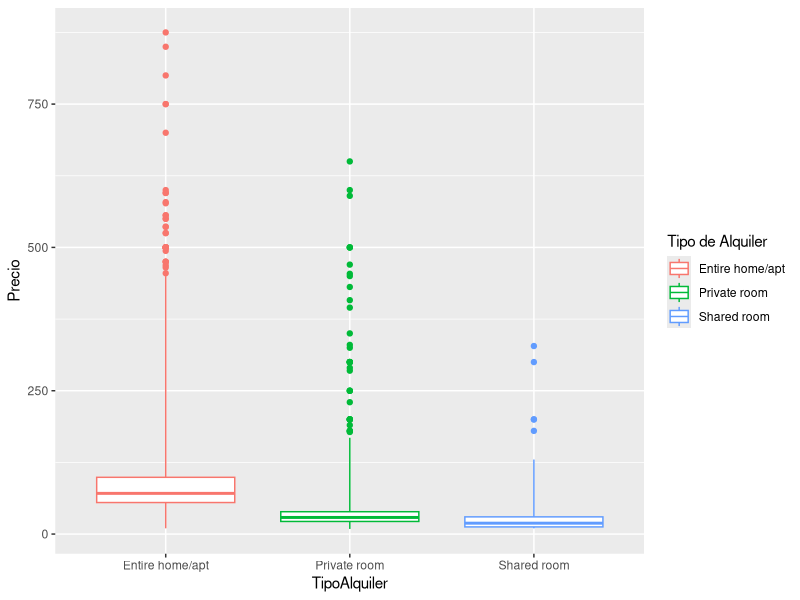
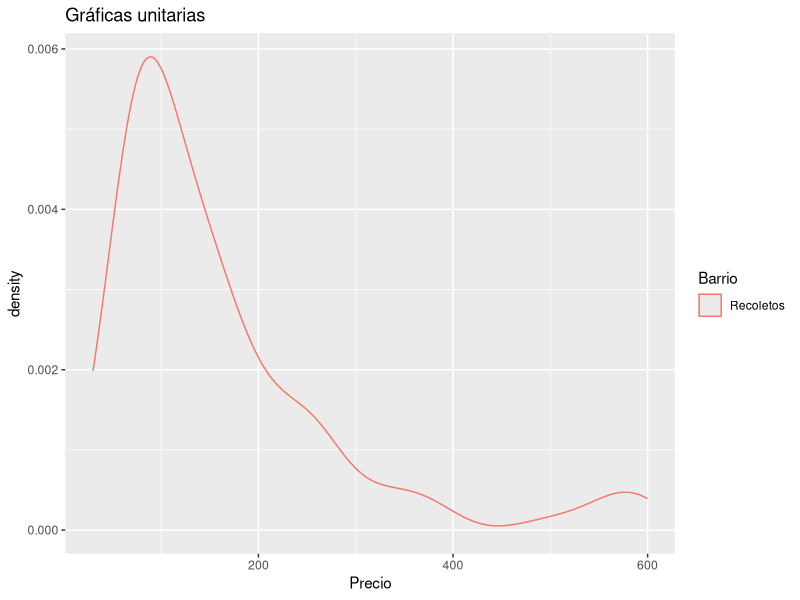
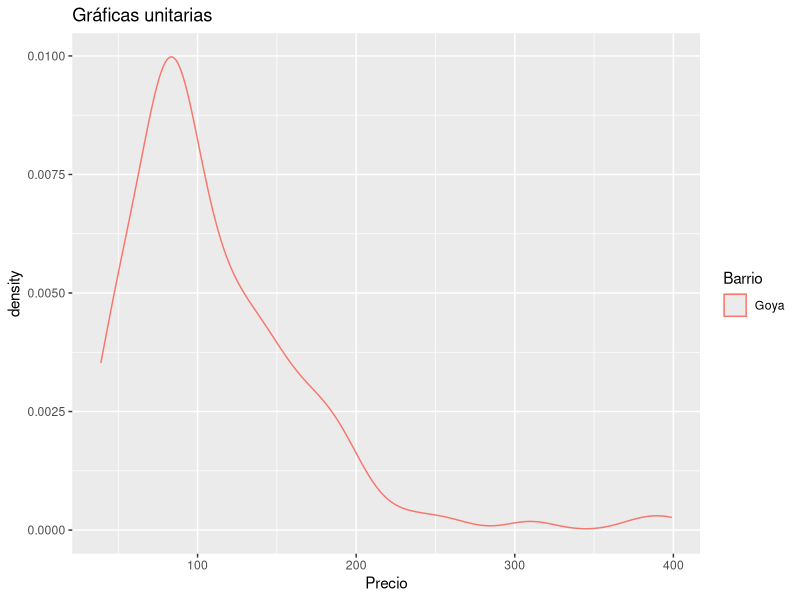
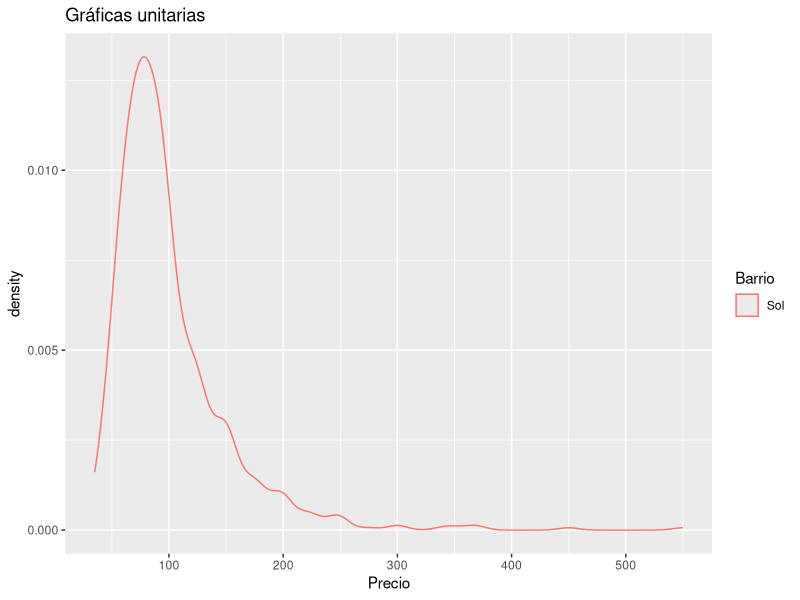
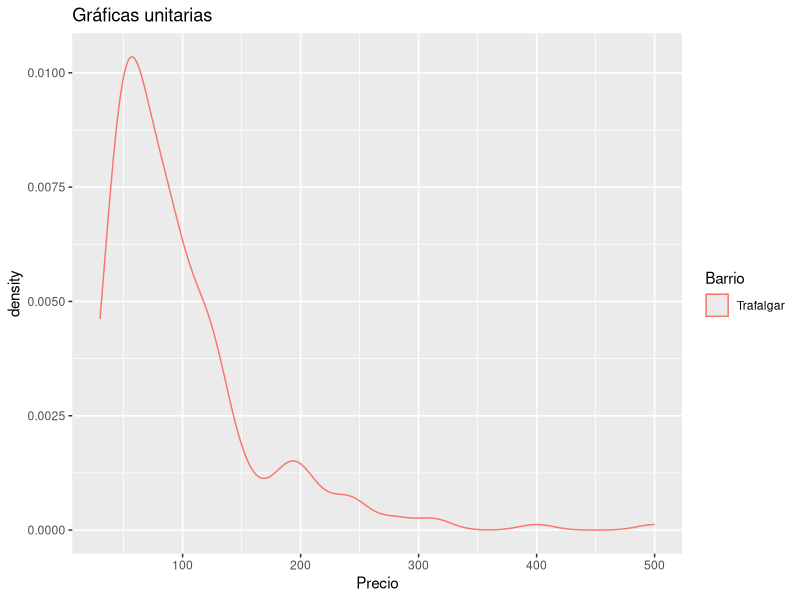
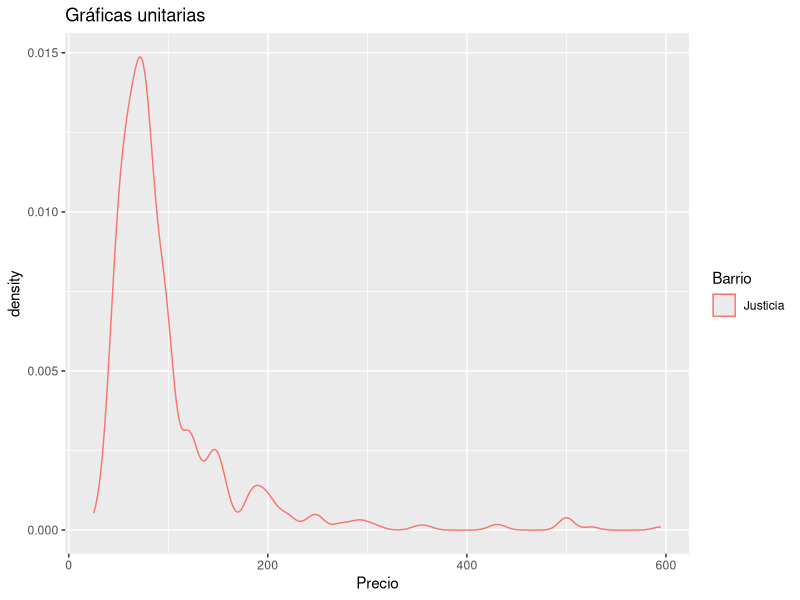
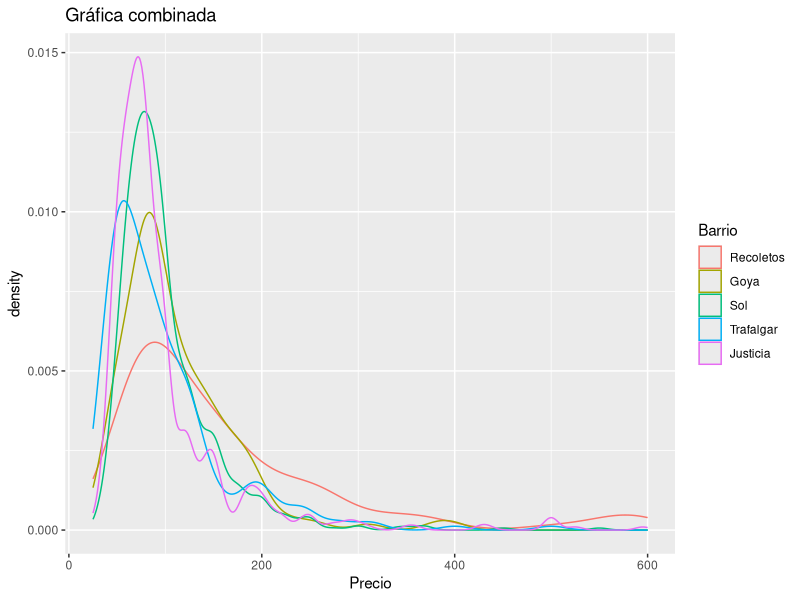
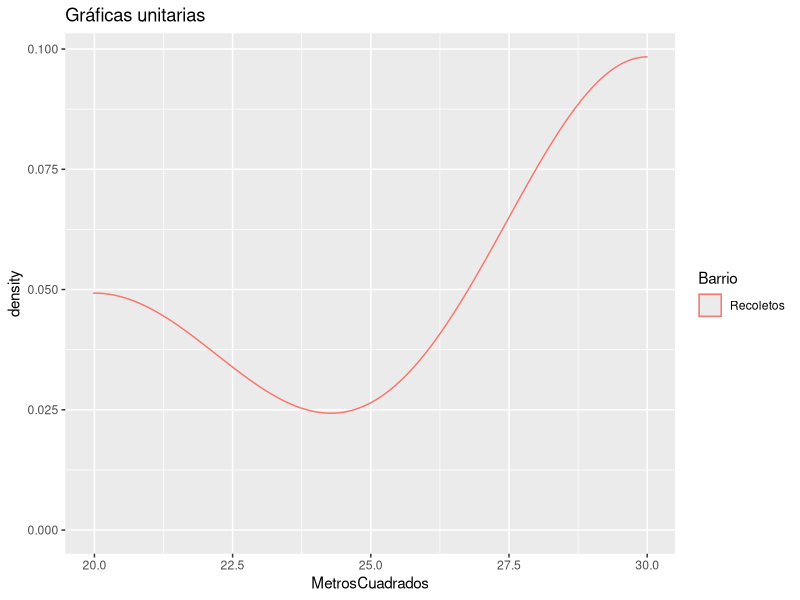

These figures' R source, in order:
## ---- chunk 1
library(ggplot2)
library(dplyr)
## ---- chunk 2
airbnb <- read.csv('airbnb.csv',sep = ',', stringsAsFactors = T)
## ---- chunk 3
head(airbnb,6)
## ---- chunk 4
str(airbnb)
## ---- chunk 5
newnames <- c("CodigoPostal","Barrio","TipoPropiedad","TipoAlquiler","MaxOcupantes","NumBanyos",
"NumDormitorios","NumCamas","TipoCama","Comodidades","PiesCuadrados","Precio","Puntuacion")
## ---- chunk 6
names(airbnb) <- newnames
head(airbnb, 6)
## ---- chunk 7
str(airbnb)
## ---- chunk 8
airbnb$MetrosCuadrados <- airbnb$PiesCuadrados*0.092903
head(airbnb[c("MetrosCuadrados", "PiesCuadrados")], 10)
## ---- chunk 9
airbnb$CodigoPostal
## ---- chunk 10
unique(airbnb$CodigoPostal[nchar(as.character(airbnb$CodigoPostal)) <5])
unique(airbnb$CodigoPostal[nchar(as.character(airbnb$CodigoPostal)) >5])
## ---- chunk 11
airbnb$CodigoPostal[airbnb$CodigoPostal == "2815"] <- "28015"
airbnb$CodigoPostal[airbnb$CodigoPostal == "2805"] <- "28005"
airbnb$CodigoPostal[airbnb$CodigoPostal == "2015"] <- "28015"
airbnb$CodigoPostal[airbnb$CodigoPostal == "2804"] <- "28004"
airbnb$CodigoPostal[airbnb$CodigoPostal == "280013"] <- "28013"
## ---- chunk 12
airbnb$CodigoPostal[airbnb$CodigoPostal %in% c("", "-", "28")] <- NA
## ---- chunk 13
airbnb$CodigoPostal <- gsub("\n.*", "", airbnb$CodigoPostal)
## ---- chunk 14
airbnb$CodigoPostal <- gsub("Madrid ", "", airbnb$CodigoPostal)
## ---- chunk 15
unique(airbnb$CodigoPostal[nchar(as.character(airbnb$CodigoPostal)) <5])
unique(airbnb$CodigoPostal[nchar(as.character(airbnb$CodigoPostal)) >5])
## ---- chunk 16
no_madrid <- unique(airbnb$CodigoPostal[!is.na(airbnb$CodigoPostal) & !grepl("28.*", airbnb$CodigoPostal)])
no_madrid
## ---- chunk 17
airbnb$CodigoPostal[airbnb$CodigoPostal %in% no_madrid] <- NA
unique(airbnb$CodigoPostal[!is.na(airbnb$CodigoPostal) & !grepl("28.*", airbnb$CodigoPostal)])
## ---- chunk 18
print(unique(airbnb$CodigoPostal))
## ---- chunk 19
max_code <- airbnb$CodigoPostal[max(table(airbnb$CodigoPostal))]
max_count <- max(table(airbnb$CodigoPostal))
min_code <- airbnb$CodigoPostal[min(table(airbnb$CodigoPostal))]
min_count <- min(table(airbnb$CodigoPostal))
paste("El CP con más ocurrencias es el",max_code,", con", max_count, "ofertas.")
paste("El CP con menos ocurrencias es",min_code,"con",min_count,"ofertas")
## ---- chunk 20
barrios_28012 <- (unique(airbnb[airbnb$CodigoPostal == "28012", "Barrio"]))
for (i in barrios_28012) {
  print(i)
}
## ---- chunk 21
# La librería forcats es muy útil para trabajar con factores.
library(forcats)
# fct_count() cuenta los valores que hay en cada level
conteo1 <- fct_count(airbnb$Barrio[airbnb$Barrio %in% barrios_28012])
# Le podemos poder nombres a las columnas que crea
names(conteo1) <- c("Barrio", "Entradas")
conteo1[conteo1$Entradas != 0,]
## ---- chunk 22
# Contamos la longitud de los levels de la columna Barrio
paste("Hay", length(levels(airbnb$Barrio)), "barrios en el dataset")
## ---- chunk 23
# Enumeramos los levels
cat("\nLos barrios que hay son:\n\n")
levels(airbnb$Barrio)
## ---- chunk 24
cat("Los 5 barrios con más entradas en el listado son:\n")
head(sort(table(airbnb$Barrio), decreasing=T), 5)
## ---- chunk 25
# Usaremos aquí los dos métodos de acceso a los levels de un factor para comparar su uso y para contabilizar las categorías de la variable discreta.
paste("Hay",length(fct_count(airbnb$TipoAlquiler)$n), "tipos de alquileres distintos")
paste("Hay",length(levels(airbnb$TipoAlquiler)), "tipos de alquileres distintos")
## ---- chunk 26
# Se puede apreciar que sólo para contar es más cómodo usar el acceso directo con levels(), pero forcats es más visual para acceder a la relación entre level y valor, ya que los presenta co o un dataframe.
## ---- chunk 27
cat("Los tres tipos de alquileres son:\n")
# Usaré un bucle for para imprimir cada valor en una línea distinta.
for (i in fct_count(airbnb$TipoAlquiler)$f) {
  cat("·",i,"\n")
}
## ---- chunk 28
cat("El conteo de cada tipo de alquiler es:\n")
table(airbnb$TipoAlquiler)
## ---- chunk 29
# Hacemos el boxplot
ggplot(airbnb, aes(x=TipoAlquiler, y=Precio, color=TipoAlquiler)) + geom_boxplot(coef = 8) + scale_colour_discrete("Tipo de Alquiler")
## ---- chunk 30
# Esta vez probaré a usar dplyr
airbnb |> group_by(TipoAlquiler) |> summarize(mean(Precio, na.rm =T))
## ---- chunk 31
# Vistas las medias de cada grupo, realizaré un test Kruskal, ya que se ve claramente en el boxplot que las distribuciones no son Gaussianeas, por lo que no podemos usar un ANOVA.
kruskal.test(Precio ~ TipoAlquiler, data=airbnb)
# Para comprobar las diferencias por pares, tenemos el test pairwise de Wilcox
pairwise.wilcox.test(airbnb$Precio, airbnb$TipoAlquiler)
## ---- chunk 32
airbnb[airbnb$TipoAlquiler == "Entire home/apt",] -> airbnb_entire
airbnb_entire
## ---- chunk 33
head(fct_count(airbnb_entire$Barrio, sort=TRUE), 5) -> mayor_oferta_entire
names(mayor_oferta_entire) <- c("Barrio", "Cantidad")
mayor_oferta_entire
## ---- chunk 34
por_precios <- aggregate(Precio ~ Barrio, airbnb_entire, mean, na.rm=T)
droplevels(head(por_precios[order(por_precios$Precio, decreasing=T), ], 5)) -> caros
caros
## ---- chunk 35
# Guardamos el conteo de cuántos apartamentos enteros hay por barrio....
count(airbnb_entire, Barrio, name="Ofertas") -> conteo_entire
# ... y luego un left join con los 5 más caros para que se quede sólo con el conteo de esos 5.
left_join(caros, conteo_entire, by="Barrio", keep=F)
## ---- chunk 36
# Creamos otro ranking de precios medios caros sin reducir a 5
por_precios[order(por_precios$Precio, decreasing=T),] -> caros2
# Ahora hago un dataframe filtrado por entradas mayores de 100
fct_count(airbnb_entire$Barrio, sort=TRUE) |> filter(n > 100) -> mas_de_100_entire
names(mas_de_100_entire) <- c("Barrio", "Conteo")
# Ahora un right join de ambos dataframes
head(right_join(caros2, mas_de_100_entire, by="Barrio", keep=F), 5) -> top_caros_mas_de_100
top_caros_mas_de_100
## ---- chunk 37
# Nota: No tengo claro si quiere 5 gráficas en el mismo canvas o en 5 canvas diferentes, así que pongo las dos opciones :D

# Primero extraigo los nombres de los barrios a dibujar
droplevels(top_caros_mas_de_100$Barrio) -> a_dibujar

# -------Para 5 lienzos distintos: ----------
# Este loop recoge temporalmente los precios de cada barrio en la lista de los 5 nombres:
for (Barrio in a_dibujar){
  temp <- airbnb_entire[airbnb_entire$Barrio == Barrio,]
  # y pinta cada vez el ggplot completo desde cero con los datos del barrio del nombre que corresponda al loop:
  print(ggplot() + geom_density(data=temp, aes(x=Precio, colour=Barrio)) + labs(title = "Gráficas unitarias"))
}

# -------Para las 5 en la misma gráfica: ----------
# Inicializo grid del ggplot y lo guardo en una variable para poderle añadir secuencialmente cada curva.
g <- ggplot() + labs(title = "Gráfica combinada")
# Este loop recoge temporalmente los precios de cada barrio en la lista de los 5 nombres:
for (Barrio in a_dibujar){
  temp <- airbnb_entire[airbnb_entire$Barrio == Barrio,]
  # Sobreescribo la variable del grid del ggplot con el nuevo gráfico
  g <- g + geom_density(data=temp, aes(x=Precio, colour=Barrio))
}
print(g)
## ---- chunk 38
por_metros <- aggregate(MetrosCuadrados ~ Barrio, airbnb_entire, mean, na.rm=T)
por_metros[order(por_metros$MetrosCuadrados, decreasing=T), ] -> grandes
left_join(top_caros_mas_de_100, por_metros, by="Barrio", keep=F) -> top_caros_mas_de_100_completo
top_caros_mas_de_100_completo
## ---- chunk 39
# Seguiré el mismo método de dibujo que en las ateriores gráficas:
# -------Para 5 lienzos distintos: ----------
for (Barrio in a_dibujar){
  temp <- airbnb_entire[airbnb_entire$Barrio == Barrio,]
  print(ggplot() + geom_density(data=temp, aes(x=MetrosCuadrados, colour=Barrio), na.rm=T) + labs(title = "Gráficas unitarias"))
}

# -------Para las 5 en la misma gráfica: ----------
g <- ggplot() + labs(title = "Gráfica combinada")
for (Barrio in a_dibujar){
  temp <- airbnb_entire[airbnb_entire$Barrio == Barrio,]
  g <- g + geom_density(data=temp, aes(x=MetrosCuadrados, colour=Barrio), na.rm=T)
}
print(g)
## ---- chunk 40
# Para realizar el test de kruskal ahora tenemos que recoger los datos adecuados del dataset.
# Necesitamos recoger los datos completos de los 5 barrios con más de 100 entradas respecto a sus metros cuadrados.
los_5 <- airbnb_entire[airbnb_entire$Barrio %in% a_dibujar,]
kruskal.test(MetrosCuadrados ~ Barrio, los_5)
## ---- chunk 41
barrio_sol<-subset(airbnb_entire,Barrio=="Sol")
cor(barrio_sol[,c("Precio", "NumBanyos", "NumDormitorios", "MaxOcupantes", "MetrosCuadrados")], use="complete.obs") -> cor_matrix_antes
cor_matrix_antes
## ---- chunk 42
# Realizaremos un test de correlación para averiguar este hecho:
cor.test(barrio_sol$NumDormitorios, barrio_sol$MetrosCuadrados)
## ---- chunk 43
ggplot() + geom_bar(data=barrio_sol, aes(x=NumDormitorios), color="black", fill="maroon") + scale_x_continuous(breaks = seq(0,10,1), lim=c(-1,11))
ggplot() + geom_histogram(data=barrio_sol, aes(x=MetrosCuadrados), color="black", fill="maroon", bins=30, na.rm=T) + scale_x_continuous(breaks = seq(0,220,10), lim=c(-10,221))
ggplot() + geom_bar(data=barrio_sol, aes(x=MaxOcupantes), color="black", fill="maroon", na.rm=T) + scale_x_continuous(breaks = seq(0,16,1), lim=c(-1,17))
ggplot() + geom_bar(data=barrio_sol, aes(x=NumBanyos), color="black", fill="maroon", na.rm=T) + scale_x_continuous(breaks = seq(0,10,1), lim=c(-1,11))
## ---- chunk 44
barrio_sol_filtrados <- barrio_sol[(barrio_sol$NumDormitorios <6) & (barrio_sol$MetrosCuadrados > 10),]
cor_matrix_despues <- cor(barrio_sol_filtrados[,c("Precio", "NumBanyos", "NumDormitorios", "MaxOcupantes", "MetrosCuadrados")], use="complete.obs")
## ---- chunk 45
cat("Matrix de correlación anters de filtrar:\n")
cor_matrix_antes
cat("\nMatrix de correlación después de filtrar:\n")
cor_matrix_despues
## ---- chunk 46
cat("1.- Primer modelo, usando Número de Dormitorios:\n")
modelo1 <- lm(Precio ~ NumDormitorios, data=barrio_sol_filtrados)
summary(modelo1)
cat("\n2.- Segundo modelo, usando Metros Cuadrados:\n")
modelo2 <- lm(Precio ~ MetrosCuadrados, data=barrio_sol_filtrados)
summary(modelo2)
cat("\n3.- Tercer modelo, usando Número de Dormitorios, Metros Cuadrados y Número de Ocupantes (las 3 correlaciones más altas):\n")
modelo3 <- lm(Precio ~ NumDormitorios+MetrosCuadrados+MaxOcupantes, data=barrio_sol_filtrados)
summary(modelo3)
cat("\n4.- Cuarto modelo, usando Número de Dormitorios y Metros Cuadrados (las 2 correlaciones más altas):\n")
modelo4 <- lm(Precio ~ NumDormitorios+MetrosCuadrados, data=barrio_sol_filtrados)
summary(modelo4)
## ---- chunk 47
cat("Coeficientes del modelo de regresión con los Metros Cuadrados:\n\n")
summary(modelo2)[[4]]
cat("\n")
cat(paste("Por cada metro cuadrado, el precio se incrementa en",round(summary(modelo2)[[4]][[2]],4),"unidades."))
cat("\n\nLos márgenes del CI al 95% son:\n")
confint(modelo2)
## ---- chunk 48
cat("Coeficientes del modelo de regresión con el Número de Habitaciones:\n\n")
summary(modelo1)[[4]]
cat("\n")
cat(paste("Por cada habitación, el precio se incrementa en",round(summary(modelo1)[[4]][[2]],4),"unidades."))
cat("\n\nLos márgenes del CI al 95% son:\n")
confint(modelo2)
## ---- chunk 49
dorm3_totals <- nrow(barrio_sol[barrio_sol$NumDormitorios == 3,] )
binom.test(1, dorm3_totals)
## ---- chunk 50
X1_filt <- airbnb_entire[(airbnb_entire$NumDormitorios < 6), ]
suppressWarnings(print(ggplot() + geom_point(data=airbnb_entire, aes(x=NumDormitorios, y=Precio)) + geom_smooth(data=airbnb_entire, aes(x=NumDormitorios, y=Precio, color="red"), method='lm', na.rm=T) + geom_smooth(data=X1_filt, aes(x=NumDormitorios, y=Precio, color="green"), method='lm', na.rm=T) + scale_x_continuous(breaks = seq(0,10,1), lim=c(-1,11)) + scale_colour_manual(name = 'Regresiones por Número de Dormitorios', values =c('green'='green','red'='red'), labels = c('Sin filtrar','Filtrado'))))
## ---- chunk 51
X2_filt = airbnb_entire[(airbnb_entire$MetrosCuadrados > 10), ]
suppressWarnings(print(ggplot() + geom_point(data=airbnb_entire, aes(x=MetrosCuadrados, y=Precio)) + geom_smooth(data=airbnb_entire, aes(x=MetrosCuadrados, y=Precio, color="red"), method='lm', na.rm=T) + geom_smooth(data=X2_filt, aes(x=MetrosCuadrados, y=Precio, color="green"), method='lm', na.rm=T) + scale_x_continuous(breaks = seq(0,220,10), lim=c(-10,221)) + scale_colour_manual(name = 'Regresiones por Metros Cuadrados', values =c('green'='green','red'='red'), labels = c('Sin filtrar','Filtrado'))))
